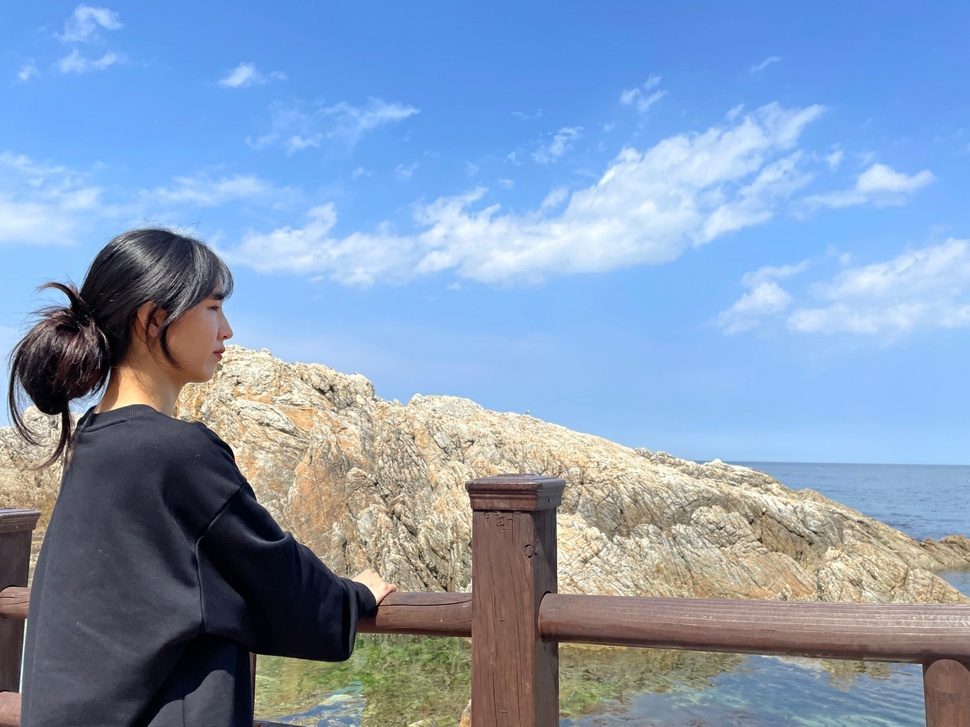
#> input picture CV_Image_Video/gy.jpg, 970 x 727 px, shrunk from 1440 x 1080 before the run, found by its file name
$ python SumMeanStddev.py
#> lines starting #> are read from the running program, lines starting #| are printed output that depends on the picture; after the words box and inside, x2 and y2 are one past the last pixel; in counts of white or black regions, pixels touching at a corner belong together; long printed decimals are rounded
# 행렬 합 / 평균 연산

import cv2
import numpy as np

# Image Load
image = cv2.imread("./gy.jpg", cv2.IMREAD_COLOR)
#> image is the input picture: shape (727, 970, 3); mean B, G, R 184.1, 154.5, 131.9
# Debug code
if image is None:
    raise Exception("Error")

mask = np.zeros(image.shape[:2], np.uint8) # Image.shape[:2] = 1080 , 1440
print(image.shape)
#| (727, 970, 3)
print(mask.shape)
#| (727, 970)

# ROI Setting
mask[60:160, 20:120] = 255 # 0이 아닌 어떤 값으로 써도 상관없다

# channel sum
sum_value = cv2.sumElems(image)
#> sum_value = (129855634, 108929728, 92992207, 0)

# channel mean
mean_value1 = cv2.mean(image)
#> mean_value1 = (184.1, 154.5, 131.9, 0)
mean_value2 = cv2.mean(image, mask) # mask를 이용해서 특정 영역에 대해서만 mean을 구할 수도 있다.
#> mean_value2 = (252.1, 175.6, 115.8, 0)

print("Sum", sum_value)
#| Sum (129855634.0, 108929728.0, 92992207.0, 0.0)
print("mean_value1",  mean_value1)
#| mean_value1 (184.143, 154.469, 131.868, 0.0)
print("mean_value2", mean_value2)
#| mean_value2 (252.0884, 175.648, 115.789, 0.0)

# mean , stddev
mean, stddev = cv2.meanStdDev(image)
#> mean = [184.1, 154.5, 131.9]; stddev = [76.58, 56.92, 52.64]
mean2, stddev2 = cv2.meanStdDev(image, mask = mask)  # mask가 255인 영역만 계산
#> mean2 = [252.1, 175.6, 115.8]; stddev2 = [2.04, 6.24, 9.34]

print(f"mean: {mean} , stddev : {stddev}")
#| mean: [[184.143]
#|  [154.469]
#|  [131.868]] , stddev : [[76.576]
#|  [56.918]
#|  [52.644]]
print(f"mean2: {mean2} , stddev2 : {stddev2}")
#| mean2: [[252.0884]
#|  [175.6478]
#|  [115.7892]] , stddev2 : [[2.045]
#|  [6.245]
#|  [9.338]]

# numpy의 flatten()을 이용해서 1차원 행렬로 출력 가능
print(f"mean: {mean.flatten()} , stddev : {stddev.flatten()}")
#| mean: [184.143 154.469 131.868] , stddev : [76.576 56.918 52.644]
print(f"mean2: {mean2.flatten()} , stddev2 : {stddev2.flatten()}")
#| mean2: [252.0884 175.6478 115.7892] , stddev2 : [2.045 6.245 9.338]

cv2.imshow("GY", image)
cv2.imshow("mask", mask)
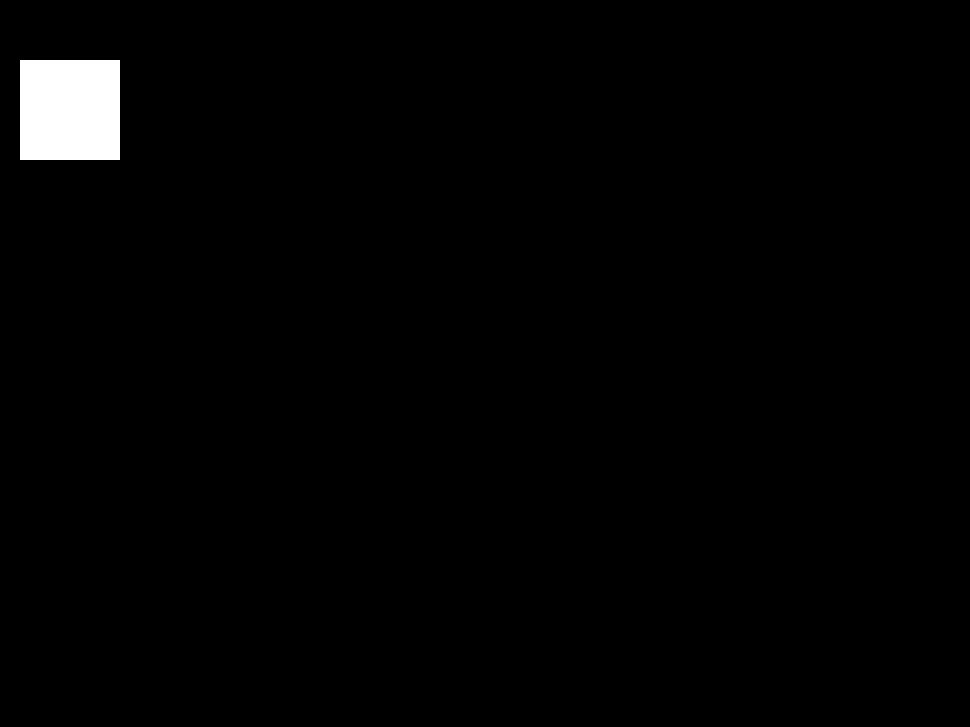
#> window 'mask': shape (727, 970); 1.4% white; 1 white region, box (x1, y1, x2, y2) and area: (20, 60, 120, 160) 10000

cv2.waitKey(0)
cv2.destroyAllWindows()
